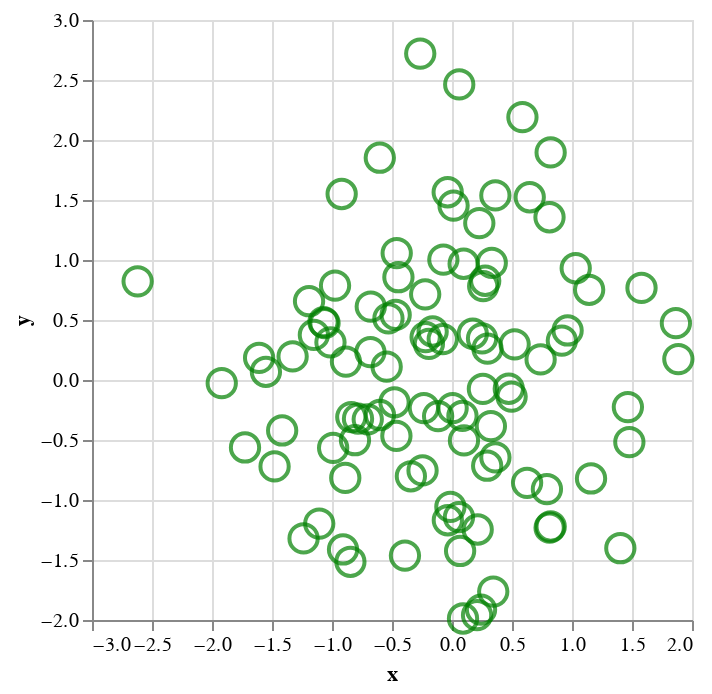

Here is the notebook cell this chart was saved with:
### Markdown cell above
## Local Mark Configuration

Within the ``mark_point()`` method, you can pass local configurations that will override the top-level configuration settings.
The arguments are the same as that of ``configure_mark``.

### Code cell
alt.Chart(data).mark_point(color='green', filled=False).encode(
    x='x:Q',
    y='y:Q'
).configure_point(
    size=200,
    color='red',
    filled=True
)

### Figure 1 — Vega-Lite specification as saved in the notebook (floating-point values rounded to 4 significant figures)
{"config": {"view": {"continuousWidth": 300, "continuousHeight": 300}, "point": {"color": "red", "filled": true, "size": 200}}, "data": {"name": "data-e0cda257d33f42fdbc24a0696afd76df"}, "mark": {"type": "point", "color": "green", "filled": false}, "encoding": {"x": {"field": "x", "type": "quantitative"}, "y": {"field": "y", "type": "quantitative"}}, "$schema": "https://vega.github.io/schema/vega-lite/v5.16.3.json", "datasets": {"data-e0cda257d33f42fdbc24a0696afd76df": [{"x": 0.4967, "y": -0.1383}, {"x": 0.6477, "y": 1.523}, {"x": -0.2342, "y": -0.2341}, {"x": 1.579, "y": 0.7674}, {"x": -0.4695, "y": 0.5426}, {"x": -0.4634, "y": -0.4657}, {"x": 0.242, "y": -1.913}, {"x": -1.725, "y": -0.5623}, {"x": -1.013, "y": 0.3142}, {"x": -0.908, "y": -1.412}, {"x": 1.466, "y": -0.2258}, {"x": 0.06753, "y": -1.425}, {"x": -0.5444, "y": 0.1109}, {"x": -1.151, "y": 0.3757}, {"x": -0.6006, "y": -0.2917}, {"x": -0.6017, "y": 1.852}, {"x": -0.0135, "y": -1.058}, {"x": 0.8225, "y": -1.221}, {"x": 0.2089, "y": -1.96}, {"x": -1.328, "y": 0.1969}, {"x": 0.7385, "y": 0.1714}, {"x": -0.1156, "y": -0.3011}, {"x": -1.479, "y": -0.7198}, {"x": -0.4606, "y": 1.057}, {"x": 0.3436, "y": -1.763}, {"x": 0.3241, "y": -0.3851}, {"x": -0.6769, "y": 0.6117}, {"x": 1.031, "y": 0.9313}, {"x": -0.8392, "y": -0.3092}, {"x": 0.3313, "y": 0.9755}, {"x": -0.4792, "y": -0.1857}, {"x": -1.106, "y": -1.196}, {"x": 0.8125, "y": 1.356}, {"x": -0.07201, "y": 1.004}, {"x": 0.3616, "y": -0.6451}, {"x": 0.3614, "y": 1.538}, {"x": -0.03583, "y": 1.565}, {"x": -2.62, "y": 0.8219}, {"x": 0.08705, "y": -0.299}, {"x": 0.09176, "y": -1.988}, {"x": -0.2197, "y": 0.3571}, {"x": 1.478, "y": -0.5183}, {"x": -0.8085, "y": -0.5018}, {"x": 0.9154, "y": 0.3288}, {"x": -0.5298, "y": 0.5133}, {"x": 0.09708, "y": 0.9686}, {"x": -0.7021, "y": -0.3277}, {"x": -0.3921, "y": -1.464}, {"x": 0.2961, "y": 0.2611}, {"x": 0.005113, "y": -0.2346}, {"x": -1.415, "y": -0.4206}, {"x": -0.3427, "y": -0.8023}, {"x": -0.1613, "y": 0.4041}, {"x": 1.886, "y": 0.1746}, {"x": 0.2576, "y": -0.07445}, {"x": -1.919, "y": -0.02651}, {"x": 0.06023, "y": 2.463}, {"x": -0.1924, "y": 0.3015}, {"x": -0.03471, "y": -1.169}, {"x": 1.143, "y": 0.7519}, {"x": 0.791, "y": -0.9094}, {"x": 1.403, "y": -1.402}, {"x": 0.5869, "y": 2.19}, {"x": -0.9905, "y": -0.5663}, {"x": 0.09965, "y": -0.5035}, {"x": -1.551, "y": 0.06856}, {"x": -1.062, "y": 0.4736}, {"x": -0.9194, "y": 1.55}, {"x": -0.7833, "y": -0.3221}, {"x": 0.8135, "y": -1.231}, {"x": 0.2275, "y": 1.307}, {"x": -1.607, "y": 0.1846}, {"x": 0.2599, "y": 0.7818}, {"x": -1.237, "y": -1.32}, {"x": 0.5219, "y": 0.297}, {"x": 0.2505, "y": 0.3464}, {"x": -0.68, "y": 0.2323}, {"x": 0.2931, "y": -0.7144}, {"x": 1.866, "y": 0.4738}, {"x": -1.191, "y": 0.6566}, {"x": -0.9747, "y": 0.7871}, {"x": 1.159, "y": -0.8207}, {"x": 0.9634, "y": 0.4128}, {"x": 0.8221, "y": 1.897}, {"x": -0.2454, "y": -0.7537}, {"x": -0.8895, "y": -0.8158}, {"x": -0.0771, "y": 0.3412}, {"x": 0.2767, "y": 0.8272}, {"x": 0.013, "y": 1.454}, {"x": -0.2647, "y": 2.72}, {"x": 0.6257, "y": -0.8572}, {"x": -1.071, "y": 0.4825}, {"x": -0.2235, "y": 0.714}, {"x": 0.4732, "y": -0.07283}, {"x": -0.8468, "y": -1.515}, {"x": -0.4465, "y": 0.8564}, {"x": 0.2141, "y": -1.246}, {"x": 0.1732, "y": 0.3853}, {"x": -0.8839, "y": 0.1537}, {"x": 0.05821, "y": -1.143}]}}
